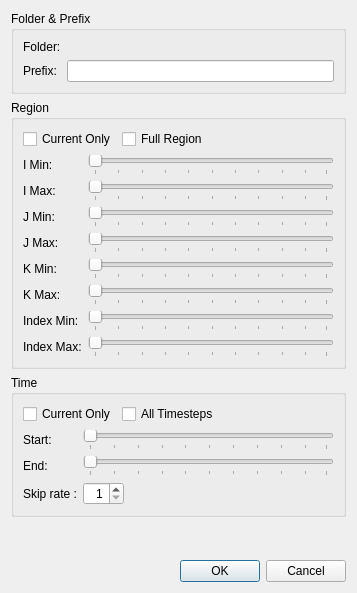
<?xml version="1.0" encoding="UTF-8"?>
<ui version="4.0">
 <class>Graph2dVerificationWindowContinuousExportDialog</class>
 <widget class="QDialog" name="Graph2dVerificationWindowContinuousExportDialog">
  <property name="geometry">
   <rect>
    <x>0</x>
    <y>0</y>
    <width>357</width>
    <height>593</height>
   </rect>
  </property>
  <property name="windowTitle">
   <string>Snapshot Setting</string>
  </property>
  <layout class="QVBoxLayout" name="verticalLayout_2">
   <item>
    <widget class="QGroupBox" name="directoryGroupBox">
     <property name="title">
      <string>Folder &amp;&amp; Prefix</string>
     </property>
     <layout class="QGridLayout" name="gridLayout">
      <item row="0" column="0">
       <widget class="QLabel" name="folderLabel">
        <property name="text">
         <string>Folder:</string>
        </property>
       </widget>
      </item>
      <item row="0" column="1">
       <widget class="DirnameEditWidget" name="directoryEditWidget" native="true"/>
      </item>
      <item row="1" column="0">
       <widget class="QLabel" name="prefixLabel">
        <property name="text">
         <string>Prefix:</string>
        </property>
       </widget>
      </item>
      <item row="1" column="1">
       <widget class="QLineEdit" name="prefixEdit"/>
      </item>
     </layout>
    </widget>
   </item>
   <item>
    <widget class="QGroupBox" name="groupBox">
     <property name="title">
      <string>Region</string>
     </property>
     <layout class="QGridLayout" name="gridLayout_2">
      <item row="0" column="0" colspan="2">
       <layout class="QHBoxLayout" name="horizontalLayout_3">
        <item>
         <widget class="QCheckBox" name="currentRegionCheckBox">
          <property name="text">
           <string>Current Only</string>
          </property>
         </widget>
        </item>
        <item>
         <widget class="QCheckBox" name="fullRegionCheckBox">
          <property name="text">
           <string>Full Region</string>
          </property>
         </widget>
        </item>
        <item>
         <spacer name="horizontalSpacer_3">
          <property name="orientation">
           <enum>Qt::Horizontal</enum>
          </property>
          <property name="sizeHint" stdset="0">
           <size>
            <width>40</width>
            <height>20</height>
           </size>
          </property>
         </spacer>
        </item>
       </layout>
      </item>
      <item row="1" column="0">
       <widget class="QLabel" name="iMinLabel">
        <property name="text">
         <string>I Min:</string>
        </property>
       </widget>
      </item>
      <item row="1" column="1">
       <widget class="SliderWithValue" name="iMinSlider">
        <property name="orientation">
         <enum>Qt::Horizontal</enum>
        </property>
        <property name="tickPosition">
         <enum>QSlider::TicksBelow</enum>
        </property>
       </widget>
      </item>
      <item row="2" column="0">
       <widget class="QLabel" name="iMaxLabel">
        <property name="text">
         <string>I Max:</string>
        </property>
       </widget>
      </item>
      <item row="2" column="1">
       <widget class="SliderWithValue" name="iMaxSlider">
        <property name="orientation">
         <enum>Qt::Horizontal</enum>
        </property>
        <property name="tickPosition">
         <enum>QSlider::TicksBelow</enum>
        </property>
       </widget>
      </item>
      <item row="3" column="0">
       <widget class="QLabel" name="jMinLabel">
        <property name="text">
         <string>J Min:</string>
        </property>
       </widget>
      </item>
      <item row="3" column="1">
       <widget class="SliderWithValue" name="jMinSlider">
        <property name="orientation">
         <enum>Qt::Horizontal</enum>
        </property>
        <property name="tickPosition">
         <enum>QSlider::TicksBelow</enum>
        </property>
       </widget>
      </item>
      <item row="4" column="0">
       <widget class="QLabel" name="jMaxLabel">
        <property name="text">
         <string>J Max:</string>
        </property>
       </widget>
      </item>
      <item row="4" column="1">
       <widget class="SliderWithValue" name="jMaxSlider">
        <property name="orientation">
         <enum>Qt::Horizontal</enum>
        </property>
        <property name="tickPosition">
         <enum>QSlider::TicksBelow</enum>
        </property>
       </widget>
      </item>
      <item row="5" column="0">
       <widget class="QLabel" name="kMinLabel">
        <property name="text">
         <string>K Min:</string>
        </property>
       </widget>
      </item>
      <item row="5" column="1">
       <widget class="SliderWithValue" name="kMinSlider">
        <property name="orientation">
         <enum>Qt::Horizontal</enum>
        </property>
        <property name="tickPosition">
         <enum>QSlider::TicksBelow</enum>
        </property>
       </widget>
      </item>
      <item row="6" column="0">
       <widget class="QLabel" name="kMaxLabel">
        <property name="text">
         <string>K Max:</string>
        </property>
       </widget>
      </item>
      <item row="6" column="1">
       <widget class="SliderWithValue" name="kMaxSlider">
        <property name="orientation">
         <enum>Qt::Horizontal</enum>
        </property>
        <property name="tickPosition">
         <enum>QSlider::TicksBelow</enum>
        </property>
       </widget>
      </item>
      <item row="7" column="0">
       <widget class="QLabel" name="indexMinLabel">
        <property name="text">
         <string>Index Min:</string>
        </property>
       </widget>
      </item>
      <item row="7" column="1">
       <widget class="SliderWithValue" name="indexMinSlider">
        <property name="orientation">
         <enum>Qt::Horizontal</enum>
        </property>
        <property name="tickPosition">
         <enum>QSlider::TicksBelow</enum>
        </property>
       </widget>
      </item>
      <item row="8" column="0">
       <widget class="QLabel" name="indexMaxLabel">
        <property name="text">
         <string>Index Max:</string>
        </property>
       </widget>
      </item>
      <item row="8" column="1">
       <widget class="SliderWithValue" name="indexMaxSlider">
        <property name="orientation">
         <enum>Qt::Horizontal</enum>
        </property>
        <property name="tickPosition">
         <enum>QSlider::TicksBelow</enum>
        </property>
       </widget>
      </item>
     </layout>
    </widget>
   </item>
   <item>
    <widget class="QGroupBox" name="timeRangeGroupBox">
     <property name="title">
      <string>Time</string>
     </property>
     <layout class="QVBoxLayout" name="verticalLayout">
      <item>
       <layout class="QHBoxLayout" name="horizontalLayout">
        <item>
         <widget class="QCheckBox" name="timeCurrentOnlyCheckBox">
          <property name="text">
           <string>Current Only</string>
          </property>
         </widget>
        </item>
        <item>
         <widget class="QCheckBox" name="timeAllCheckBox">
          <property name="text">
           <string>All Timesteps</string>
          </property>
         </widget>
        </item>
        <item>
         <spacer name="horizontalSpacer_2">
          <property name="orientation">
           <enum>Qt::Horizontal</enum>
          </property>
          <property name="sizeHint" stdset="0">
           <size>
            <width>40</width>
            <height>20</height>
           </size>
          </property>
         </spacer>
        </item>
       </layout>
      </item>
      <item>
       <layout class="QGridLayout" name="gridLayout_3">
        <item row="0" column="0">
         <widget class="QLabel" name="dataStartLabel">
          <property name="text">
           <string>Start:</string>
          </property>
         </widget>
        </item>
        <item row="0" column="1">
         <widget class="SliderWithValue" name="timeStartSlider">
          <property name="orientation">
           <enum>Qt::Horizontal</enum>
          </property>
          <property name="tickPosition">
           <enum>QSlider::TicksBelow</enum>
          </property>
         </widget>
        </item>
        <item row="1" column="0">
         <widget class="QLabel" name="dataEndLabel">
          <property name="text">
           <string>End:</string>
          </property>
         </widget>
        </item>
        <item row="1" column="1">
         <widget class="SliderWithValue" name="timeEndSlider">
          <property name="orientation">
           <enum>Qt::Horizontal</enum>
          </property>
          <property name="tickPosition">
           <enum>QSlider::TicksBelow</enum>
          </property>
         </widget>
        </item>
        <item row="2" column="0">
         <widget class="QLabel" name="samplingLabel">
          <property name="text">
           <string>Skip rate :</string>
          </property>
         </widget>
        </item>
        <item row="2" column="1">
         <layout class="QHBoxLayout" name="horizontalLayout_2">
          <item>
           <widget class="QSpinBox" name="samplingSpinBox">
            <property name="alignment">
             <set>Qt::AlignRight|Qt::AlignTrailing|Qt::AlignVCenter</set>
            </property>
            <property name="minimum">
             <number>1</number>
            </property>
           </widget>
          </item>
          <item>
           <spacer name="horizontalSpacer">
            <property name="orientation">
             <enum>Qt::Horizontal</enum>
            </property>
            <property name="sizeHint" stdset="0">
             <size>
              <width>40</width>
              <height>20</height>
             </size>
            </property>
           </spacer>
          </item>
         </layout>
        </item>
       </layout>
      </item>
     </layout>
    </widget>
   </item>
   <item>
    <spacer name="verticalSpacer">
     <property name="orientation">
      <enum>Qt::Vertical</enum>
     </property>
     <property name="sizeHint" stdset="0">
      <size>
       <width>20</width>
       <height>1</height>
      </size>
     </property>
    </spacer>
   </item>
   <item>
    <widget class="QDialogButtonBox" name="buttonBox">
     <property name="orientation">
      <enum>Qt::Horizontal</enum>
     </property>
     <property name="standardButtons">
      <set>QDialogButtonBox::Cancel|QDialogButtonBox::Ok</set>
     </property>
    </widget>
   </item>
  </layout>
 </widget>
 <customwidgets>
  <customwidget>
   <class>SliderWithValue</class>
   <extends>QSlider</extends>
   <header>guibase/widget/sliderwithvalue.h</header>
  </customwidget>
  <customwidget>
   <class>DirnameEditWidget</class>
   <extends>QWidget</extends>
   <header>guibase/widget/dirnameeditwidget.h</header>
   <container>1</container>
  </customwidget>
 </customwidgets>
 <resources/>
 <connections>
  <connection>
   <sender>buttonBox</sender>
   <signal>accepted()</signal>
   <receiver>Graph2dVerificationWindowContinuousExportDialog</receiver>
   <slot>accept()</slot>
   <hints>
    <hint type="sourcelabel">
     <x>227</x>
     <y>569</y>
    </hint>
    <hint type="destinationlabel">
     <x>157</x>
     <y>274</y>
    </hint>
   </hints>
  </connection>
  <connection>
   <sender>buttonBox</sender>
   <signal>rejected()</signal>
   <receiver>Graph2dVerificationWindowContinuousExportDialog</receiver>
   <slot>reject()</slot>
   <hints>
    <hint type="sourcelabel">
     <x>295</x>
     <y>575</y>
    </hint>
    <hint type="destinationlabel">
     <x>286</x>
     <y>274</y>
    </hint>
   </hints>
  </connection>
  <connection>
   <sender>fullRegionCheckBox</sender>
   <signal>toggled(bool)</signal>
   <receiver>iMinSlider</receiver>
   <slot>setDisabled(bool)</slot>
   <hints>
    <hint type="sourcelabel">
     <x>155</x>
     <y>125</y>
    </hint>
    <hint type="destinationlabel">
     <x>117</x>
     <y>136</y>
    </hint>
   </hints>
  </connection>
  <connection>
   <sender>fullRegionCheckBox</sender>
   <signal>toggled(bool)</signal>
   <receiver>iMaxSlider</receiver>
   <slot>setDisabled(bool)</slot>
   <hints>
    <hint type="sourcelabel">
     <x>194</x>
     <y>125</y>
    </hint>
    <hint type="destinationlabel">
     <x>105</x>
     <y>178</y>
    </hint>
   </hints>
  </connection>
  <connection>
   <sender>fullRegionCheckBox</sender>
   <signal>toggled(bool)</signal>
   <receiver>jMinSlider</receiver>
   <slot>setDisabled(bool)</slot>
   <hints>
    <hint type="sourcelabel">
     <x>141</x>
     <y>116</y>
    </hint>
    <hint type="destinationlabel">
     <x>138</x>
     <y>199</y>
    </hint>
   </hints>
  </connection>
  <connection>
   <sender>fullRegionCheckBox</sender>
   <signal>toggled(bool)</signal>
   <receiver>kMinSlider</receiver>
   <slot>setDisabled(bool)</slot>
   <hints>
    <hint type="sourcelabel">
     <x>194</x>
     <y>125</y>
    </hint>
    <hint type="destinationlabel">
     <x>238</x>
     <y>272</y>
    </hint>
   </hints>
  </connection>
  <connection>
   <sender>fullRegionCheckBox</sender>
   <signal>toggled(bool)</signal>
   <receiver>jMaxSlider</receiver>
   <slot>setDisabled(bool)</slot>
   <hints>
    <hint type="sourcelabel">
     <x>191</x>
     <y>119</y>
    </hint>
    <hint type="destinationlabel">
     <x>265</x>
     <y>256</y>
    </hint>
   </hints>
  </connection>
  <connection>
   <sender>fullRegionCheckBox</sender>
   <signal>toggled(bool)</signal>
   <receiver>kMaxSlider</receiver>
   <slot>setDisabled(bool)</slot>
   <hints>
    <hint type="sourcelabel">
     <x>194</x>
     <y>125</y>
    </hint>
    <hint type="destinationlabel">
     <x>258</x>
     <y>297</y>
    </hint>
   </hints>
  </connection>
  <connection>
   <sender>fullRegionCheckBox</sender>
   <signal>toggled(bool)</signal>
   <receiver>indexMinSlider</receiver>
   <slot>setDisabled(bool)</slot>
   <hints>
    <hint type="sourcelabel">
     <x>194</x>
     <y>125</y>
    </hint>
    <hint type="destinationlabel">
     <x>337</x>
     <y>352</y>
    </hint>
   </hints>
  </connection>
  <connection>
   <sender>fullRegionCheckBox</sender>
   <signal>toggled(bool)</signal>
   <receiver>indexMaxSlider</receiver>
   <slot>setDisabled(bool)</slot>
   <hints>
    <hint type="sourcelabel">
     <x>194</x>
     <y>125</y>
    </hint>
    <hint type="destinationlabel">
     <x>290</x>
     <y>367</y>
    </hint>
   </hints>
  </connection>
  <connection>
   <sender>timeCurrentOnlyCheckBox</sender>
   <signal>toggled(bool)</signal>
   <receiver>timeStartSlider</receiver>
   <slot>setDisabled(bool)</slot>
   <hints>
    <hint type="sourcelabel">
     <x>72</x>
     <y>428</y>
    </hint>
    <hint type="destinationlabel">
     <x>84</x>
     <y>453</y>
    </hint>
   </hints>
  </connection>
  <connection>
   <sender>timeCurrentOnlyCheckBox</sender>
   <signal>toggled(bool)</signal>
   <receiver>timeEndSlider</receiver>
   <slot>setDisabled(bool)</slot>
   <hints>
    <hint type="sourcelabel">
     <x>51</x>
     <y>430</y>
    </hint>
    <hint type="destinationlabel">
     <x>84</x>
     <y>485</y>
    </hint>
   </hints>
  </connection>
  <connection>
   <sender>timeCurrentOnlyCheckBox</sender>
   <signal>toggled(bool)</signal>
   <receiver>samplingSpinBox</receiver>
   <slot>setDisabled(bool)</slot>
   <hints>
    <hint type="sourcelabel">
     <x>57</x>
     <y>427</y>
    </hint>
    <hint type="destinationlabel">
     <x>84</x>
     <y>518</y>
    </hint>
   </hints>
  </connection>
  <connection>
   <sender>timeAllCheckBox</sender>
   <signal>toggled(bool)</signal>
   <receiver>timeStartSlider</receiver>
   <slot>setDisabled(bool)</slot>
   <hints>
    <hint type="sourcelabel">
     <x>149</x>
     <y>426</y>
    </hint>
    <hint type="destinationlabel">
     <x>228</x>
     <y>477</y>
    </hint>
   </hints>
  </connection>
  <connection>
   <sender>timeAllCheckBox</sender>
   <signal>toggled(bool)</signal>
   <receiver>timeEndSlider</receiver>
   <slot>setDisabled(bool)</slot>
   <hints>
    <hint type="sourcelabel">
     <x>178</x>
     <y>429</y>
    </hint>
    <hint type="destinationlabel">
     <x>256</x>
     <y>509</y>
    </hint>
   </hints>
  </connection>
  <connection>
   <sender>timeAllCheckBox</sender>
   <signal>toggled(bool)</signal>
   <receiver>samplingSpinBox</receiver>
   <slot>setDisabled(bool)</slot>
   <hints>
    <hint type="sourcelabel">
     <x>199</x>
     <y>427</y>
    </hint>
    <hint type="destinationlabel">
     <x>95</x>
     <y>527</y>
    </hint>
   </hints>
  </connection>
  <connection>
   <sender>currentRegionCheckBox</sender>
   <signal>toggled(bool)</signal>
   <receiver>iMinSlider</receiver>
   <slot>setDisabled(bool)</slot>
   <hints>
    <hint type="sourcelabel">
     <x>46</x>
     <y>122</y>
    </hint>
    <hint type="destinationlabel">
     <x>82</x>
     <y>145</y>
    </hint>
   </hints>
  </connection>
  <connection>
   <sender>currentRegionCheckBox</sender>
   <signal>toggled(bool)</signal>
   <receiver>iMaxSlider</receiver>
   <slot>setDisabled(bool)</slot>
   <hints>
    <hint type="sourcelabel">
     <x>35</x>
     <y>117</y>
    </hint>
    <hint type="destinationlabel">
     <x>83</x>
     <y>179</y>
    </hint>
   </hints>
  </connection>
  <connection>
   <sender>currentRegionCheckBox</sender>
   <signal>toggled(bool)</signal>
   <receiver>jMinSlider</receiver>
   <slot>setDisabled(bool)</slot>
   <hints>
    <hint type="sourcelabel">
     <x>30</x>
     <y>121</y>
    </hint>
    <hint type="destinationlabel">
     <x>81</x>
     <y>210</y>
    </hint>
   </hints>
  </connection>
  <connection>
   <sender>currentRegionCheckBox</sender>
   <signal>toggled(bool)</signal>
   <receiver>jMaxSlider</receiver>
   <slot>setDisabled(bool)</slot>
   <hints>
    <hint type="sourcelabel">
     <x>55</x>
     <y>118</y>
    </hint>
    <hint type="destinationlabel">
     <x>83</x>
     <y>244</y>
    </hint>
   </hints>
  </connection>
  <connection>
   <sender>currentRegionCheckBox</sender>
   <signal>toggled(bool)</signal>
   <receiver>kMinSlider</receiver>
   <slot>setDisabled(bool)</slot>
   <hints>
    <hint type="sourcelabel">
     <x>26</x>
     <y>120</y>
    </hint>
    <hint type="destinationlabel">
     <x>80</x>
     <y>274</y>
    </hint>
   </hints>
  </connection>
  <connection>
   <sender>currentRegionCheckBox</sender>
   <signal>toggled(bool)</signal>
   <receiver>kMaxSlider</receiver>
   <slot>setDisabled(bool)</slot>
   <hints>
    <hint type="sourcelabel">
     <x>31</x>
     <y>118</y>
    </hint>
    <hint type="destinationlabel">
     <x>82</x>
     <y>306</y>
    </hint>
   </hints>
  </connection>
  <connection>
   <sender>currentRegionCheckBox</sender>
   <signal>toggled(bool)</signal>
   <receiver>indexMinSlider</receiver>
   <slot>setDisabled(bool)</slot>
   <hints>
    <hint type="sourcelabel">
     <x>39</x>
     <y>117</y>
    </hint>
    <hint type="destinationlabel">
     <x>85</x>
     <y>333</y>
    </hint>
   </hints>
  </connection>
  <connection>
   <sender>currentRegionCheckBox</sender>
   <signal>toggled(bool)</signal>
   <receiver>indexMaxSlider</receiver>
   <slot>setDisabled(bool)</slot>
   <hints>
    <hint type="sourcelabel">
     <x>46</x>
     <y>117</y>
    </hint>
    <hint type="destinationlabel">
     <x>82</x>
     <y>363</y>
    </hint>
   </hints>
  </connection>
 </connections>
</ui>
